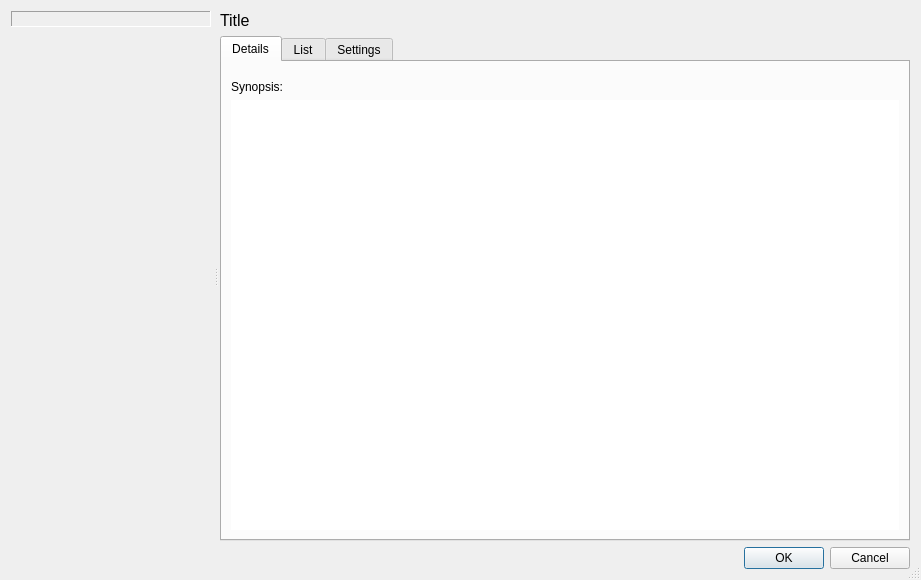
<?xml version="1.0" encoding="UTF-8"?>
<ui version="4.0">
 <class>AnimeDialog</class>
 <widget class="QDialog" name="AnimeDialog">
  <property name="geometry">
   <rect>
    <x>0</x>
    <y>0</y>
    <width>921</width>
    <height>580</height>
   </rect>
  </property>
  <property name="windowTitle">
   <string>Anime</string>
  </property>
  <property name="sizeGripEnabled">
   <bool>true</bool>
  </property>
  <layout class="QVBoxLayout" name="verticalLayout_3">
   <item>
    <widget class="QSplitter" name="splitter">
     <property name="orientation">
      <enum>Qt::Horizontal</enum>
     </property>
     <property name="handleWidth">
      <number>9</number>
     </property>
     <property name="childrenCollapsible">
      <bool>false</bool>
     </property>
     <widget class="QWidget" name="verticalLayoutWidget_2">
      <layout class="QVBoxLayout" name="verticalLayoutLeft">
       <property name="sizeConstraint">
        <enum>QLayout::SetMaximumSize</enum>
       </property>
       <item>
        <widget class="QLabel" name="posterLabel">
         <property name="sizePolicy">
          <sizepolicy hsizetype="Fixed" vsizetype="Fixed">
           <horstretch>0</horstretch>
           <verstretch>0</verstretch>
          </sizepolicy>
         </property>
         <property name="minimumSize">
          <size>
           <width>200</width>
           <height>0</height>
          </size>
         </property>
         <property name="maximumSize">
          <size>
           <width>200</width>
           <height>16777215</height>
          </size>
         </property>
         <property name="cursor">
          <cursorShape>PointingHandCursor</cursorShape>
         </property>
         <property name="frameShape">
          <enum>QFrame::Panel</enum>
         </property>
         <property name="frameShadow">
          <enum>QFrame::Sunken</enum>
         </property>
         <property name="scaledContents">
          <bool>true</bool>
         </property>
        </widget>
       </item>
       <item>
        <spacer name="posterSpacer">
         <property name="orientation">
          <enum>Qt::Vertical</enum>
         </property>
         <property name="sizeHint" stdset="0">
          <size>
           <width>20</width>
           <height>347</height>
          </size>
         </property>
        </spacer>
       </item>
      </layout>
     </widget>
     <widget class="QWidget" name="verticalLayoutWidget">
      <layout class="QVBoxLayout" name="verticalLayoutRight">
       <item>
        <widget class="QLabel" name="titleLabel">
         <property name="font">
          <font>
           <pointsize>12</pointsize>
          </font>
         </property>
         <property name="text">
          <string>Title</string>
         </property>
         <property name="margin">
          <number>4</number>
         </property>
        </widget>
       </item>
       <item>
        <widget class="QTabWidget" name="tabWidget">
         <property name="currentIndex">
          <number>0</number>
         </property>
         <widget class="QWidget" name="detailsTab">
          <attribute name="title">
           <string>Details</string>
          </attribute>
          <layout class="QVBoxLayout" name="verticalLayout_5">
           <item>
            <layout class="QVBoxLayout" name="verticalLayout_2">
             <item>
              <layout class="QFormLayout" name="infoLayout">
               <property name="horizontalSpacing">
                <number>9</number>
               </property>
               <property name="verticalSpacing">
                <number>2</number>
               </property>
              </layout>
             </item>
             <item>
              <spacer name="synopsisSpacer">
               <property name="orientation">
                <enum>Qt::Vertical</enum>
               </property>
               <property name="sizeType">
                <enum>QSizePolicy::Fixed</enum>
               </property>
               <property name="sizeHint" stdset="0">
                <size>
                 <width>20</width>
                 <height>9</height>
                </size>
               </property>
              </spacer>
             </item>
             <item>
              <widget class="QLabel" name="synopsisHeader">
               <property name="text">
                <string>Synopsis:</string>
               </property>
              </widget>
             </item>
             <item>
              <widget class="QTextBrowser" name="synopsis">
               <property name="frameShape">
                <enum>QFrame::NoFrame</enum>
               </property>
              </widget>
             </item>
            </layout>
           </item>
          </layout>
         </widget>
         <widget class="QWidget" name="listTab">
          <attribute name="title">
           <string>List</string>
          </attribute>
          <layout class="QVBoxLayout" name="verticalLayout">
           <item>
            <layout class="QGridLayout" name="gridLayout">
             <property name="horizontalSpacing">
              <number>24</number>
             </property>
             <property name="verticalSpacing">
              <number>18</number>
             </property>
             <item row="2" column="0">
              <layout class="QVBoxLayout" name="verticalLayout_4">
               <property name="spacing">
                <number>3</number>
               </property>
               <item>
                <widget class="QLabel" name="labelProgress">
                 <property name="text">
                  <string>Episodes watched:</string>
                 </property>
                </widget>
               </item>
               <item>
                <widget class="QSpinBox" name="spinProgress"/>
               </item>
              </layout>
             </item>
             <item row="2" column="1">
              <layout class="QVBoxLayout" name="verticalLayout_6">
               <property name="spacing">
                <number>3</number>
               </property>
               <item>
                <widget class="QLabel" name="labelRewatches">
                 <property name="text">
                  <string>Times rewatched:</string>
                 </property>
                </widget>
               </item>
               <item>
                <widget class="QSpinBox" name="spinRewatches"/>
               </item>
              </layout>
             </item>
             <item row="3" column="0">
              <layout class="QVBoxLayout" name="verticalLayout_8">
               <property name="spacing">
                <number>3</number>
               </property>
               <item>
                <widget class="QLabel" name="labelStatus">
                 <property name="text">
                  <string>Status:</string>
                 </property>
                </widget>
               </item>
               <item>
                <widget class="QComboBox" name="comboStatus"/>
               </item>
              </layout>
             </item>
             <item row="3" column="1">
              <layout class="QVBoxLayout" name="verticalLayout_9">
               <property name="spacing">
                <number>3</number>
               </property>
               <item>
                <widget class="QLabel" name="labelScore">
                 <property name="text">
                  <string>Score:</string>
                 </property>
                </widget>
               </item>
               <item>
                <widget class="QComboBox" name="comboScore"/>
               </item>
              </layout>
             </item>
             <item row="7" column="0">
              <layout class="QVBoxLayout" name="verticalLayout_10">
               <property name="spacing">
                <number>3</number>
               </property>
               <item>
                <widget class="QLabel" name="labelDateStarted">
                 <property name="text">
                  <string>Date started:</string>
                 </property>
                </widget>
               </item>
               <item>
                <layout class="QHBoxLayout" name="horizontalLayout_2">
                 <item>
                  <widget class="QCheckBox" name="checkDateStarted">
                   <property name="sizePolicy">
                    <sizepolicy hsizetype="Fixed" vsizetype="Fixed">
                     <horstretch>0</horstretch>
                     <verstretch>0</verstretch>
                    </sizepolicy>
                   </property>
                   <property name="text">
                    <string/>
                   </property>
                  </widget>
                 </item>
                 <item>
                  <widget class="QDateEdit" name="dateStarted">
                   <property name="enabled">
                    <bool>false</bool>
                   </property>
                  </widget>
                 </item>
                </layout>
               </item>
              </layout>
             </item>
             <item row="2" column="2">
              <layout class="QVBoxLayout" name="verticalLayout_7">
               <property name="spacing">
                <number>3</number>
               </property>
               <item>
                <spacer name="verticalSpacer_2">
                 <property name="orientation">
                  <enum>Qt::Vertical</enum>
                 </property>
                 <property name="sizeType">
                  <enum>QSizePolicy::Preferred</enum>
                 </property>
                 <property name="sizeHint" stdset="0">
                  <size>
                   <width>20</width>
                   <height>0</height>
                  </size>
                 </property>
                </spacer>
               </item>
               <item>
                <widget class="QCheckBox" name="checkRewatching">
                 <property name="text">
                  <string>Rewatching</string>
                 </property>
                </widget>
               </item>
              </layout>
             </item>
             <item row="7" column="1">
              <layout class="QVBoxLayout" name="verticalLayout_12">
               <property name="spacing">
                <number>3</number>
               </property>
               <item>
                <widget class="QLabel" name="labelDateCompleted">
                 <property name="text">
                  <string>Date completed:</string>
                 </property>
                </widget>
               </item>
               <item>
                <layout class="QHBoxLayout" name="horizontalLayout">
                 <item>
                  <widget class="QCheckBox" name="checkDateCompleted">
                   <property name="sizePolicy">
                    <sizepolicy hsizetype="Fixed" vsizetype="Fixed">
                     <horstretch>0</horstretch>
                     <verstretch>0</verstretch>
                    </sizepolicy>
                   </property>
                   <property name="text">
                    <string/>
                   </property>
                  </widget>
                 </item>
                 <item>
                  <widget class="QDateEdit" name="dateCompleted">
                   <property name="enabled">
                    <bool>false</bool>
                   </property>
                  </widget>
                 </item>
                </layout>
               </item>
              </layout>
             </item>
             <item row="9" column="0" colspan="3">
              <layout class="QVBoxLayout" name="verticalLayout_13">
               <property name="spacing">
                <number>3</number>
               </property>
               <item>
                <widget class="QLabel" name="labelNotes">
                 <property name="text">
                  <string>Notes:</string>
                 </property>
                </widget>
               </item>
               <item>
                <widget class="QPlainTextEdit" name="plainTextEditNotes">
                 <property name="sizeAdjustPolicy">
                  <enum>QAbstractScrollArea::AdjustToContents</enum>
                 </property>
                 <property name="tabChangesFocus">
                  <bool>true</bool>
                 </property>
                </widget>
               </item>
              </layout>
             </item>
            </layout>
           </item>
           <item>
            <spacer name="verticalSpacer">
             <property name="orientation">
              <enum>Qt::Vertical</enum>
             </property>
             <property name="sizeHint" stdset="0">
              <size>
               <width>20</width>
               <height>40</height>
              </size>
             </property>
            </spacer>
           </item>
          </layout>
         </widget>
         <widget class="QWidget" name="settingsTab">
          <attribute name="title">
           <string>Settings</string>
          </attribute>
          <layout class="QVBoxLayout" name="verticalLayout_11">
           <item>
            <widget class="QGroupBox" name="groupBox">
             <property name="title">
              <string>Titles</string>
             </property>
             <layout class="QVBoxLayout" name="verticalLayout_14">
              <item>
               <widget class="QLineEdit" name="lineEdit_3">
                <property name="text">
                 <string>Display (#132)</string>
                </property>
               </widget>
              </item>
              <item>
               <widget class="QLineEdit" name="lineEdit">
                <property name="text">
                 <string>Recognition</string>
                </property>
               </widget>
              </item>
              <item>
               <widget class="QLineEdit" name="lineEdit_4">
                <property name="text">
                 <string>Torrent search</string>
                </property>
               </widget>
              </item>
             </layout>
            </widget>
           </item>
           <item>
            <widget class="QGroupBox" name="groupBox_2">
             <property name="title">
              <string>Library</string>
             </property>
             <layout class="QVBoxLayout" name="verticalLayout_15">
              <item>
               <layout class="QHBoxLayout" name="horizontalLayout_3">
                <item>
                 <widget class="QLineEdit" name="lineEdit_2">
                  <property name="text">
                   <string>Folder</string>
                  </property>
                 </widget>
                </item>
                <item>
                 <widget class="QToolButton" name="toolButton">
                  <property name="text">
                   <string>...</string>
                  </property>
                 </widget>
                </item>
               </layout>
              </item>
             </layout>
            </widget>
           </item>
           <item>
            <spacer name="verticalSpacer_3">
             <property name="orientation">
              <enum>Qt::Vertical</enum>
             </property>
             <property name="sizeHint" stdset="0">
              <size>
               <width>20</width>
               <height>40</height>
              </size>
             </property>
            </spacer>
           </item>
          </layout>
         </widget>
        </widget>
       </item>
      </layout>
     </widget>
    </widget>
   </item>
   <item>
    <widget class="QDialogButtonBox" name="buttonBox">
     <property name="orientation">
      <enum>Qt::Horizontal</enum>
     </property>
     <property name="standardButtons">
      <set>QDialogButtonBox::Cancel|QDialogButtonBox::Ok</set>
     </property>
    </widget>
   </item>
  </layout>
 </widget>
 <tabstops>
  <tabstop>tabWidget</tabstop>
  <tabstop>synopsis</tabstop>
 </tabstops>
 <resources/>
 <connections>
  <connection>
   <sender>buttonBox</sender>
   <signal>accepted()</signal>
   <receiver>AnimeDialog</receiver>
   <slot>accept()</slot>
   <hints>
    <hint type="sourcelabel">
     <x>257</x>
     <y>539</y>
    </hint>
    <hint type="destinationlabel">
     <x>157</x>
     <y>274</y>
    </hint>
   </hints>
  </connection>
  <connection>
   <sender>buttonBox</sender>
   <signal>rejected()</signal>
   <receiver>AnimeDialog</receiver>
   <slot>reject()</slot>
   <hints>
    <hint type="sourcelabel">
     <x>325</x>
     <y>539</y>
    </hint>
    <hint type="destinationlabel">
     <x>286</x>
     <y>274</y>
    </hint>
   </hints>
  </connection>
 </connections>
</ui>
